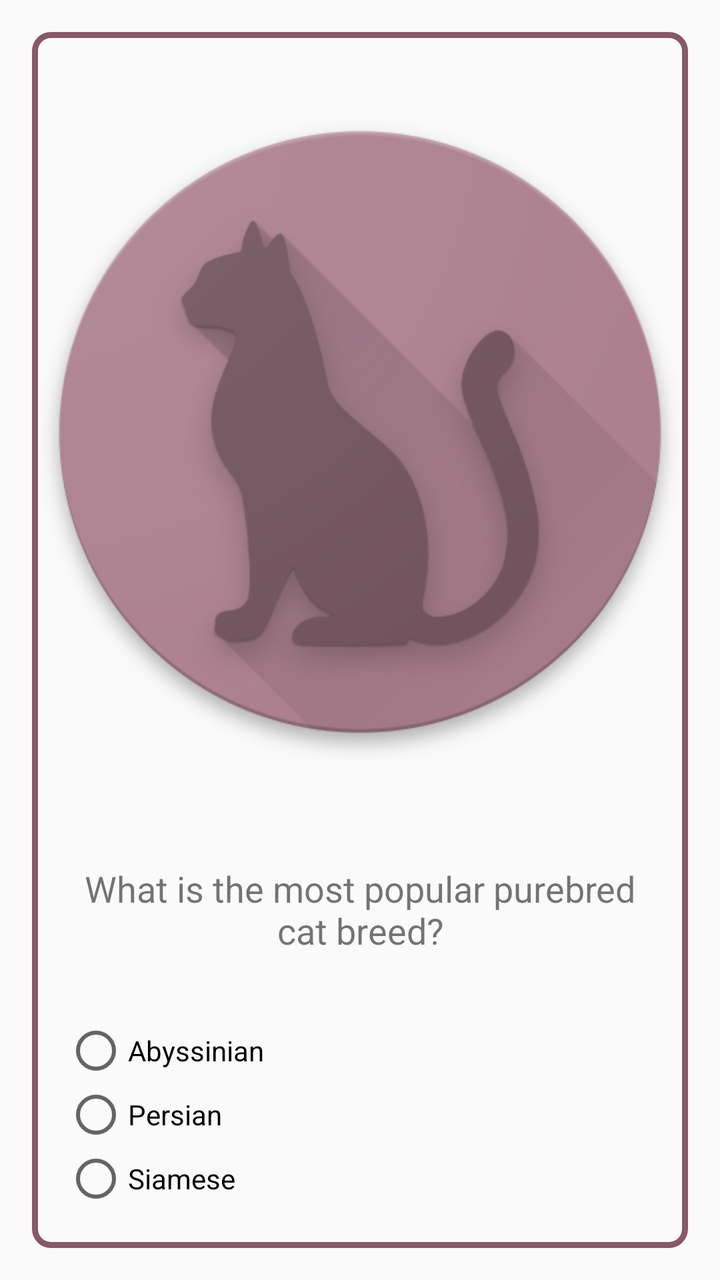
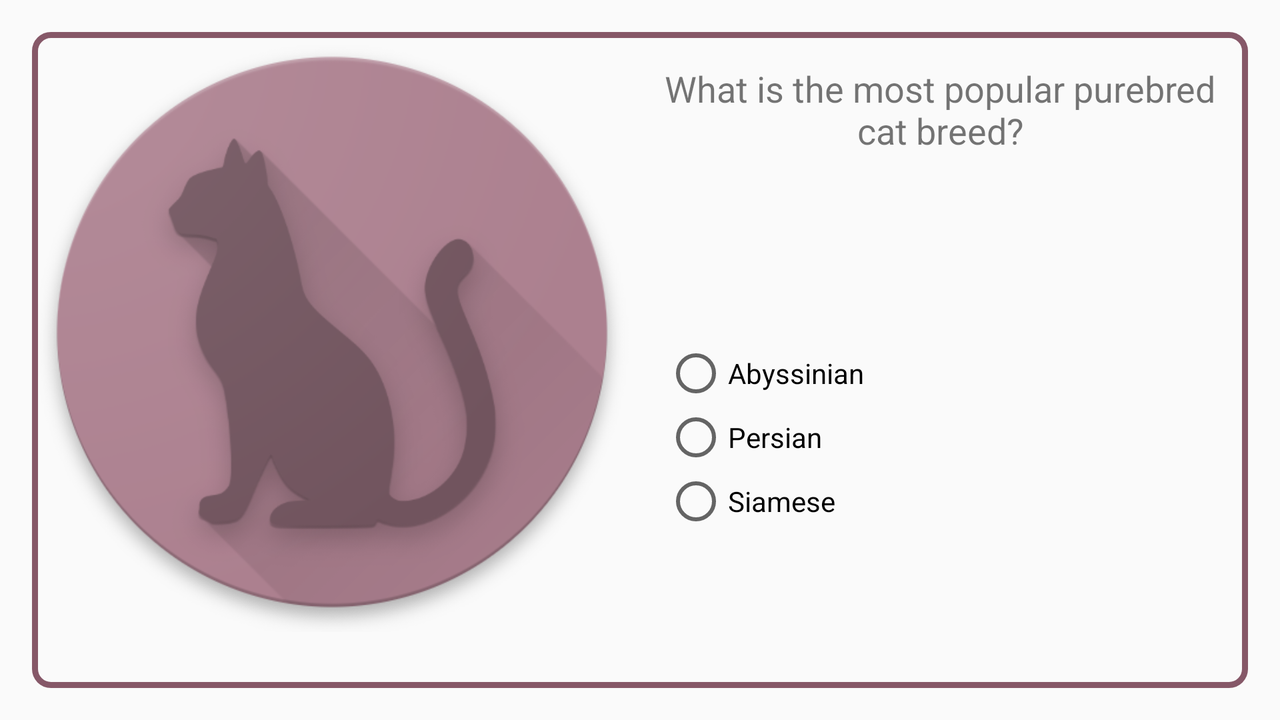

Two renders of one Android screen. The first uses the default layout on a phone; the second uses the alternative layout the repository ships for a different screen configuration, on a matching device. The two XML files are below.
<!-- AndroidManifest.xml: application theme AppTheme -->
<!-- res/layout/cat_layout.xml -->
<?xml version="1.0" encoding="utf-8"?>
<FrameLayout xmlns:android="http://schemas.android.com/apk/res/android"
    android:layout_width="match_parent"
    android:layout_height="match_parent">

    <LinearLayout xmlns:android="http://schemas.android.com/apk/res/android"
        android:id="@+id/cat_layout"
        style="@style/LayoutParent"
        android:layout_width="match_parent"
        android:layout_height="match_parent"
        android:background="@drawable/frame"
        android:orientation="vertical">

        <ImageView
            android:layout_width="match_parent"
            android:layout_height="400dp"
            android:layout_gravity="center"
            android:src="@drawable/cat" />

        <TextView
            style="@style/LayoutParent"
            android:gravity="center"
            android:text="@string/what_is_the_most_popular_purebred_cat_breed"
            android:textSize="18sp" />

        <RadioGroup style="@style/LayoutParent">

            <RadioButton
                android:id="@+id/cat_1_button"
                style="@style/ChildSize"
                android:text="@string/abyssinian" />

            <RadioButton
                android:id="@+id/cat_2_button"
                style="@style/ChildSize"
                android:tag="1"
                android:text="@string/persian" />

            <RadioButton
                android:id="@+id/cat_3_button"
                style="@style/ChildSize"
                android:text="@string/siamese" />
        </RadioGroup>
    </LinearLayout>
</FrameLayout>
<!-- resources referenced by this layout -->
<resources>
  <!-- drawable cat: png bitmap (drawable, 91137 bytes) -->
  <!-- drawable frame (drawable) -->
  <shape xmlns:android="http://schemas.android.com/apk/res/android"
      android:shape="rectangle">
      <corners
          android:radius="8dp"
          android:topRightRadius="8dp"
          android:bottomRightRadius="8dp"
          android:bottomLeftRadius="8dp" />
      <stroke
          android:width="3dp"
          android:color="#865868" />
  </shape>
  <string name="abyssinian">Abyssinian</string>
  <string name="persian">Persian</string>
  <string name="siamese">Siamese</string>
  <string name="what_is_the_most_popular_purebred_cat_breed">What is the most popular purebred cat breed?</string>
  <style name="ChildSize">
          <item name="android:layout_width">match_parent</item>
          <item name="android:layout_height">wrap_content</item>
      </style>
  <style name="LayoutParent" parent="ChildSize">
          <item name="android:layout_margin">16dp</item>
      </style>
  <style name="AppTheme" parent="Theme.AppCompat.Light.DarkActionBar">
          
          <item name="colorPrimary">@color/colorPrimary</item>
          <item name="colorPrimaryDark">@color/colorPrimaryDark</item>
          <item name="colorAccent">@color/colorAccent</item>
      </style>
  <color name="colorPrimary">#ac808f</color>
  <color name="colorPrimaryDark">#694551</color>
  <color name="colorAccent">#fbc02d</color>
</resources>
<!-- res/layout-land/cat_layout.xml (the repository's variant of the layout above) -->
<!-- drawn on the phone turned sideways -->
<?xml version="1.0" encoding="utf-8"?>
<FrameLayout xmlns:android="http://schemas.android.com/apk/res/android"
    android:layout_width="match_parent"
    android:layout_height="match_parent">

    <LinearLayout xmlns:android="http://schemas.android.com/apk/res/android"
        android:id="@+id/cat_layout"
        style="@style/LayoutParent"
        android:layout_width="match_parent"
        android:layout_height="match_parent"
        android:background="@drawable/frame"
        android:orientation="horizontal">

        <ImageView
            android:layout_width="300dp"
            android:layout_height="300dp"
            android:scaleType="centerInside"
            android:src="@drawable/cat" />

        <LinearLayout
            android:layout_width="wrap_content"
            android:layout_height="match_parent"
            android:orientation="vertical">

            <TextView
                style="@style/LayoutParent"
                android:gravity="center"
                android:text="@string/what_is_the_most_popular_purebred_cat_breed"
                android:textSize="18sp" />

            <RadioGroup
                style="@style/LayoutParent"
                android:layout_height="match_parent"
                android:layout_margin="16dp"
                android:gravity="center">

                <RadioButton
                    android:id="@+id/cat_1_button"
                    style="@style/ChildSize"
                    android:text="@string/abyssinian" />

                <RadioButton
                    android:id="@+id/cat_2_button"
                    style="@style/ChildSize"
                    android:tag="1"
                    android:text="@string/persian" />

                <RadioButton
                    android:id="@+id/cat_3_button"
                    style="@style/ChildSize"
                    android:text="@string/siamese" />
            </RadioGroup>
        </LinearLayout>
    </LinearLayout>
</FrameLayout>
